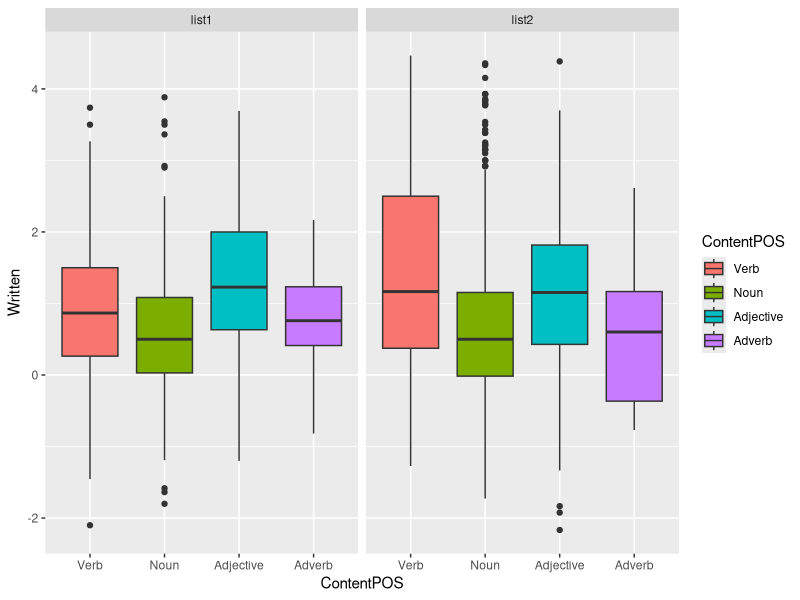
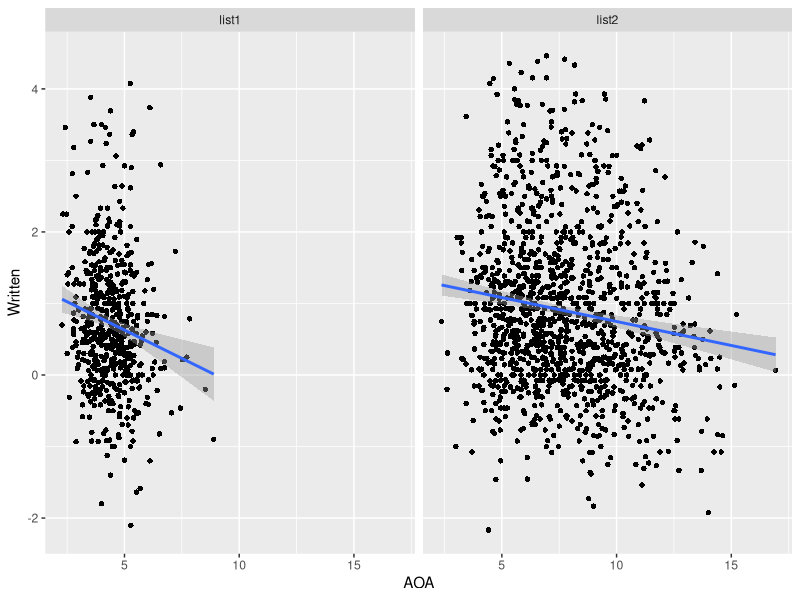
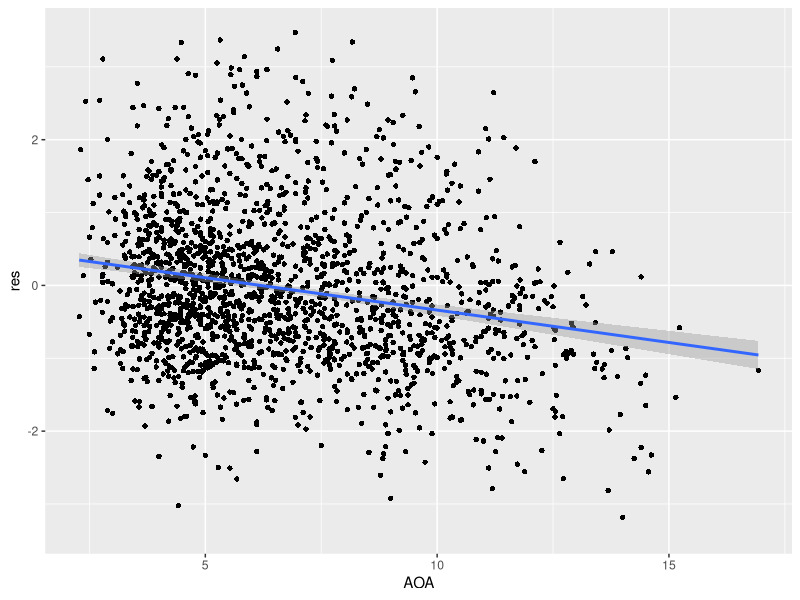
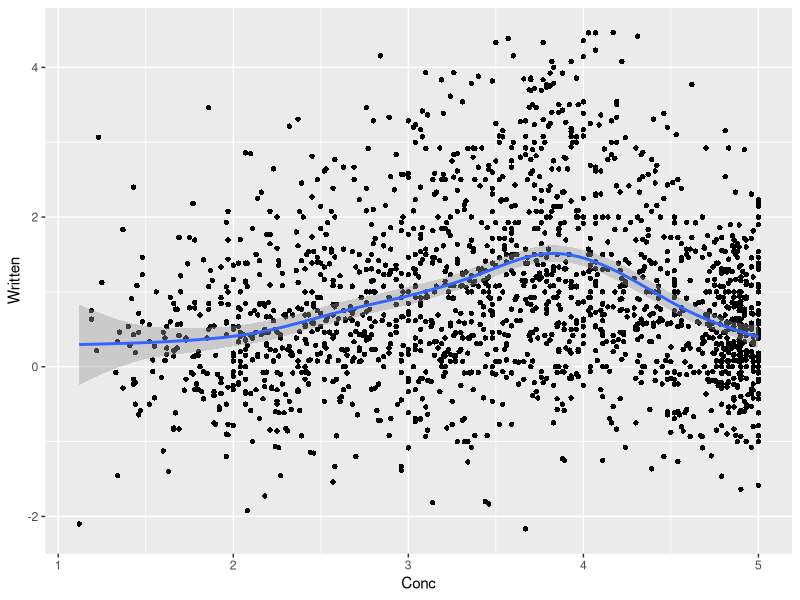
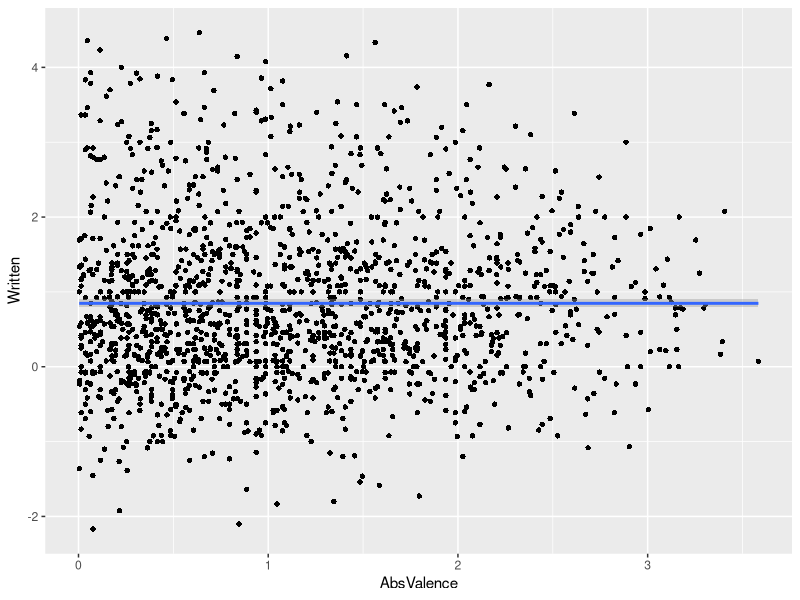
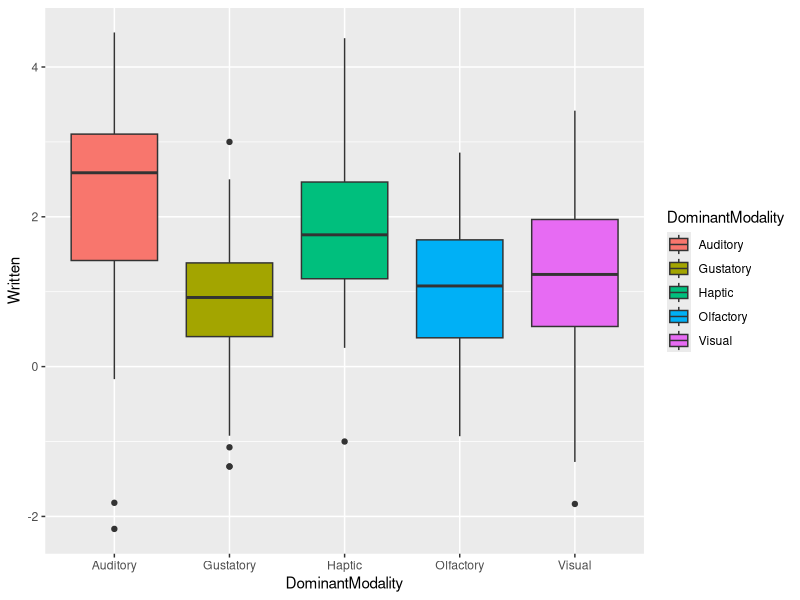
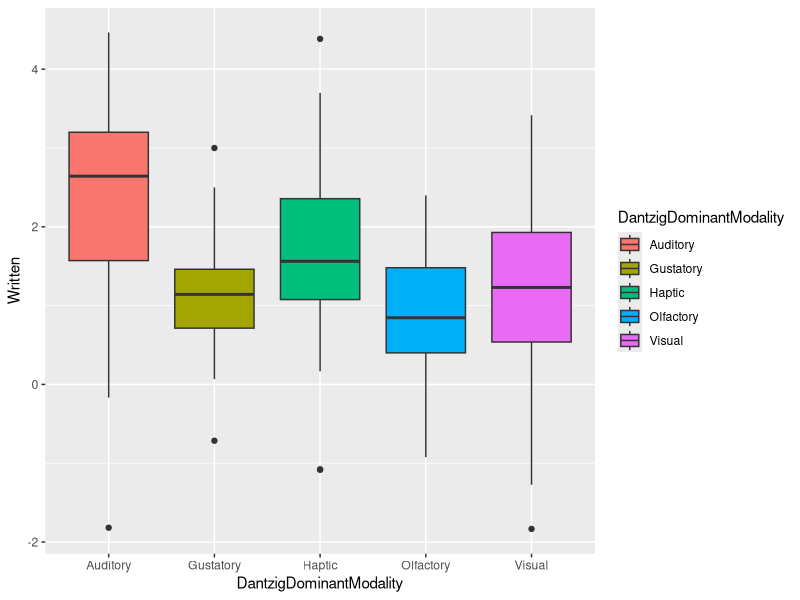
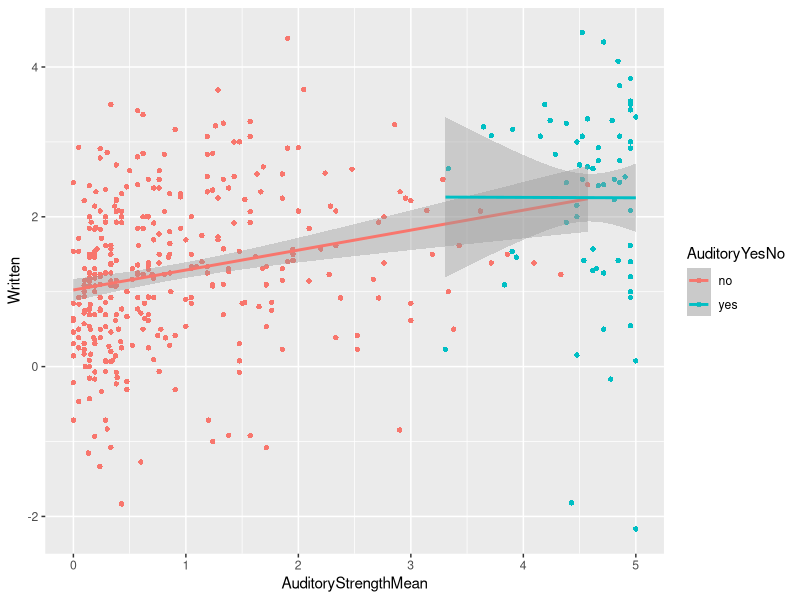

Write R code to recreate these figures, in order.
## ---- chunk 1
     setwd("/Users/teeniematlock/Desktop/research/iconicity/analysis/")
     options(warn=-1)
## ---- chunk 2
     icon <- read.csv("iconicity_ratings_both.csv")
     library(ggplot2)
     library(mgcv)
     icon$ContentPOS <- factor(icon$ContentPOS,
                              levels=c("Verb","Noun","Adjective","Adverb"))
## ---- chunk 3
     ggplot(icon[!is.na(icon$ContentPOS),],
          aes(x=ContentPOS,y=Written,fill=ContentPOS)) +
          geom_boxplot() + facet_grid(~ListIdentifier)
     anova(lm(Written ~ ContentPOS,subset(icon,ListIdentifier=="list1")))
     anova(lm(Written ~ ContentPOS,subset(icon,ListIdentifier=="list2")))
## ---- chunk 4
     ggplot(icon,
            aes(x=AOA,y=Written)) +
          geom_point(shape=16) +
          geom_smooth(method="lm") + facet_grid(~ListIdentifier)
## ---- chunk 5
     summary(lm(Written ~ AOA+WordFreq,icon))
## ---- chunk 6
     icon$res <- NA
     icon[!is.na(icon$WordFreq),]$res <- residuals(lm(Written ~ WordFreq,icon))
     ggplot(icon,
            aes(x=AOA,y=res)) +
          geom_point(shape=16) +
          geom_smooth(method="lm")
## ---- chunk 7
     ggplot(icon,
            aes(x=Conc,y=Written)) +
          geom_point(shape=16) +
          geom_smooth()
## ---- chunk 8
     icon$Conc_c <- icon$Conc - mean(icon$Conc,na.rm=T)     # centering
     anova(lm(Written ~ Conc_c + I(Conc_c^2),icon))
## ---- chunk 9
     ggplot(icon,
            aes(x=AbsValence,y=Written)) +
          geom_point(shape=16) +
          geom_smooth()
## ---- chunk 10
     summary(gam(Written ~ s(AbsValence),data=icon))
## ---- chunk 11
     ggplot(icon[!is.na(icon$DominantModality),],
            aes(x=DominantModality,y=Written,fill=DominantModality)) +
          geom_boxplot()
## ---- chunk 12
     ggplot(icon[!is.na(icon$DantzigDominantModality),],
            aes(x=DantzigDominantModality,y=Written,
                fill=DantzigDominantModality)) +
          geom_boxplot()
## ---- chunk 13
     anova(lm(Written ~ DominantModality,icon))
     anova(lm(Written ~ DantzigDominantModality,icon))
## ---- chunk 14
     TukeyHSD(aov(Written ~ DominantModality,icon))
     TukeyHSD(aov(Written ~ DantzigDominantModality,icon))
## ---- chunk 15
     icon$AuditoryYesNo <- ifelse(icon$DominantModality=="Auditory",
                                   "yes","no")
     ggplot(icon[!is.na(icon$DominantModality),],
          aes(x=AuditoryStrengthMean,y=Written,color=AuditoryYesNo)) +
          geom_point(shape=16) +
          geom_smooth(method="lm") 
## ---- chunk 16
     icon$HapticYesNo <- ifelse(icon$DominantModality=="Haptic",
                                   "yes","no")
     ggplot(icon[!is.na(icon$DominantModality),],
          aes(x=HapticStrengthMean,y=Written,color=HapticYesNo)) +
          geom_point(shape=16) +
          geom_smooth(method="lm") 
## ---- chunk 17
     icon$HapticYesNo <- factor(icon$HapticYesNo,levels=c("yes","no"))
     icon$AuditoryYesNo <- factor(icon$AuditoryYesNo,levels=c("yes","no"))
     contrasts(icon$HapticYesNo) <- contr.sum(2)
     contrasts(icon$AuditoryYesNo) <- contr.sum(2)

     icon$HapticStrengthMean_c <- icon$HapticStrengthMean - mean(icon$HapticStrengthMean, na.rm=T)
     icon$AuditoryStrengthMean_c <- icon$AuditoryStrengthMean - mean(icon$AuditoryStrengthMean,na.rm=T)

     summary(lm(Written ~ HapticStrengthMean_c*HapticYesNo,icon))
     summary(lm(Written ~ AuditoryStrengthMean_c*AuditoryYesNo,icon))
## ---- chunk 18
     summary(lm(RT ~ AOA + WordFreq + Written,icon))
## ---- chunk 19
     summary(lm(NamingRT ~ AOA + WordFreq + Written,icon))
## ---- chunk 20
     icon$res <- NA
     NAs <- (is.na(icon$WordFreq)|is.na(icon$AOA)|is.na(icon$NamingRT))
     icon[!NAs,]$res <- residuals(lm(NamingRT ~ WordFreq + AOA,
                                   icon[!NAs,]))
     ggplot(icon,
            aes(x=Written,y=res)) +
          geom_point(shape=16) +
          geom_smooth(method="lm") 
## ---- chunk 21
     icon$WLength <- nchar(as.character(icon$Word))
     ggplot(icon,
          aes(x=WLength,y=Written)) +
          geom_point(shape=16) +
          geom_smooth(method="lm")
## ---- chunk 22
     summary(lm(RT ~ AOA + WordFreq + WLength + Written,icon))
     summary(lm(NamingRT ~ AOA + WordFreq + WLength + Written,icon))
## ---- chunk 23
     icon$PStrength <- rowSums(icon[,grep("StrengthMean",names(icon))])
     ggplot(icon,
          aes(x=PStrength,y=Written)) +
          geom_point(shape=16) +
          geom_smooth(method="lm")
     icon$PStrength_c <- icon$PStrength - mean(icon$PStrength,na.rm=T)#center
     pstrength.mdl <- lm(Written ~ PStrength_c + I(PStrength_c^2),icon)
     summary(pstrength.mdl)
## ---- chunk 24
     conc.mdl <- lm(Written ~ Conc + I(Conc^2),icon)
     AIC(conc.mdl)
     AIC(pstrength.mdl)
## ---- chunk 25
     xmdl <- lm(Written ~ Conc_c + I(Conc_c^2) +
                    PStrength_c + I(PStrength_c^2),icon)
## ---- chunk 26
     library(car)
     vif(xmdl)
